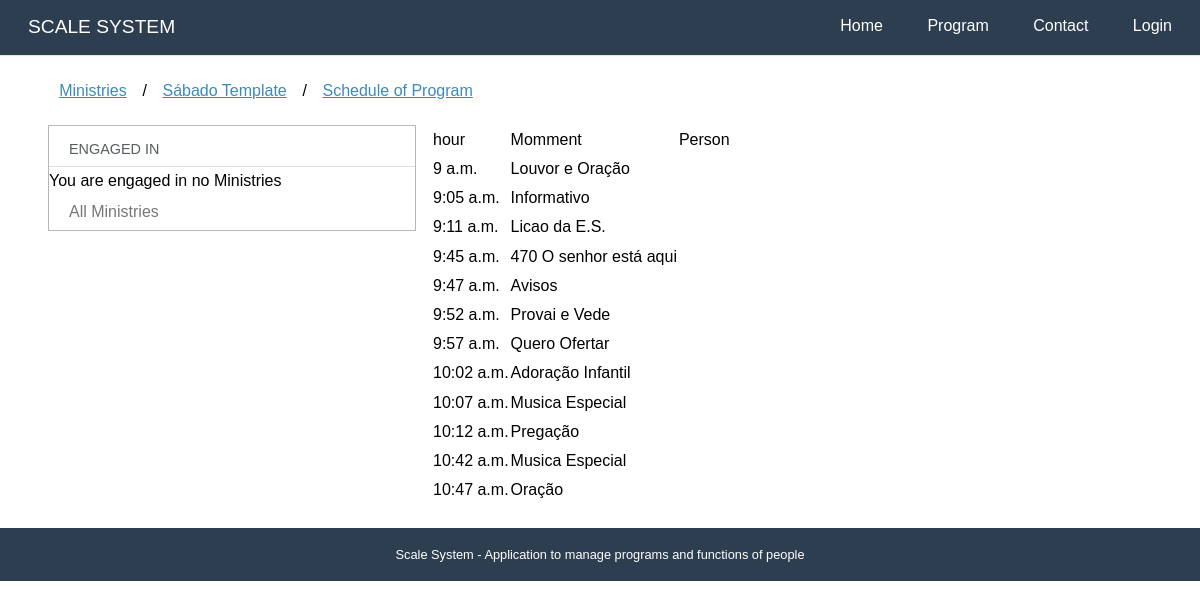
Page /programs/1/program on the earlier database version.
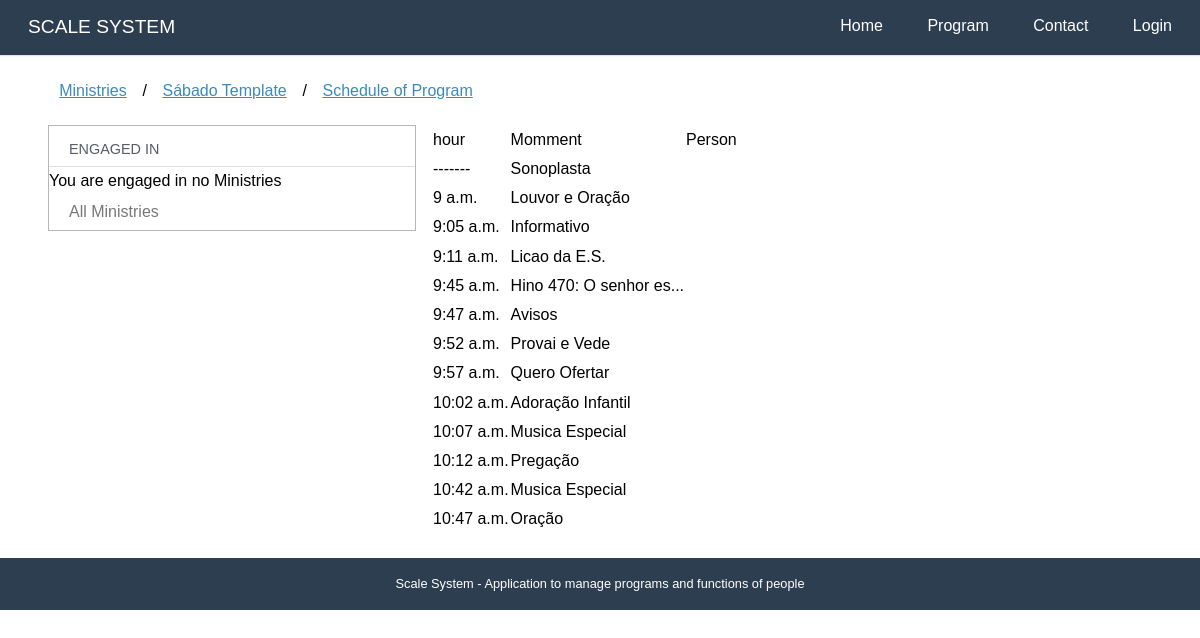
Same page on the later database version.
### programs/models.py (models this page shows, shortened)
class ProgramTime(models.Model):
    desc = models.CharField(_("Description"), max_length=50, null=True,blank=True)
    program = models.ForeignKey("programs.Program", verbose_name=_("Program"), on_delete=models.CASCADE)
    function = models.ForeignKey("ministries.Function", verbose_name=_("Function"), null=True,blank=True, on_delete=models.SET_NULL)
    lookup = models.ForeignKey("programs.ProgramTime", verbose_name=_("Same as"), on_delete=models.SET_NULL,null=True,blank=True)
    time = models.TimeField(_("Time"), auto_now=False, auto_now_add=False, null=True,blank=True)
    person = models.ManyToManyField("accounts.User", verbose_name=_("Person"), blank=True, related_name="person")
    confirmmed = models.ManyToManyField("accounts.User", verbose_name=_("Confirmmed"), blank=True, related_name="confirmmed")
    created_at = models.DateTimeField(_("Created at"), auto_now_add=True)
    updated_at = models.DateTimeField(_('Updated at'), auto_now=True)
    def __str__(self):
        return str(self.program) +" "+ self.name()
    class Meta:
        verbose_name = _("Program Time")
        verbose_name_plural = _("Program Times")
        ordering = ['program__date','program__name','time']
    def people(self):
        return self.person.get_queryset() if len(self.person.get_queryset()) else self.lookup.people() if self.lookup else []
    def name(self):
        return str(self.desc) if self.desc else str(self.function)

### programs/views.py (the view)
# urls.py: path('<int:program>', views.description,  name='description'),
def program(request, program):
    template_name = "programs/program.html"
    pg = get_object_or_404(Program.objects,pk=program)
    pt = ProgramTime.objects.filter(program = pg)
    print(pt)
    context = {'program':pg, "programtime":pt}
    return render(request, template_name, context)

### programs/models.py (called while the page is built)
    def typeprogram(self):
        for l in Program.PROGRAMTYPES:
            if l[0] == self.name:
                return _(l[1])
        return ""

    def __str__(self):
        return self.typeprogram() + ((' '+str(self.date)) if self.date else (" " + _("Template")))

### programs/templates/programs/program.html (shortened to what this page needs)
{% extends "ministries/dashboard.html" %}
{% load i18n %}
{% block breadcrumb %}
{{ block.super }}
<li>/</li>
<li><a href="{% url 'programs:description' program.pk %}">{{program}}</a></li>
<li>/</li>
<li><a href="{% url 'programs:program' program.pk %}">{% translate "Schedule of Program" %}</a></li>
{% endblock %}
{% block dashboard_content %}
<table>
    <thead>
        <tr>
            <td>{% translate 'hour' %}</td>
            <td>{% translate 'Momment' %}</td>
            <td>{% translate 'Person' %}</td>
        </tr>
    </thead>
    {% for pt in programtime %}
    <tr>
        <td>
            {% if pt.time %}
            {{pt.time}}
            {% else%}
            -------
            {% endif %}
        </td>
        <td>{{pt.name}}</td>
        <td>
        </td>
    </tr>
    {% endfor %}
</table>
{% endblock %}

Differences in the rows shown:
added ProgramTime: name "Sonoplasta"
changed ProgramTime: name "470 O senhor está aqui" → "Hino 470: O senhor es..."
